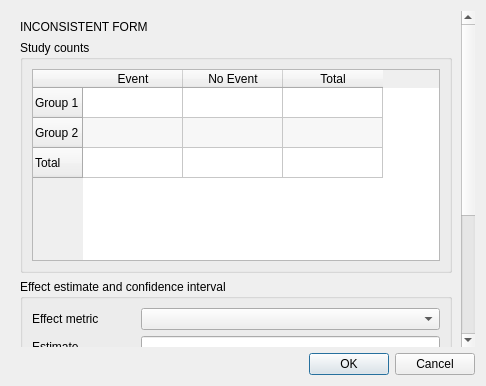
<?xml version="1.0" encoding="UTF-8"?>
<ui version="4.0">
 <class>BinaryDataForm</class>
 <widget class="QDialog" name="BinaryDataForm">
  <property name="geometry"><rect><x>0</x><y>0</y><width>0</width><height>0</height></rect></property>
  <property name="windowTitle"><string>Binary Data</string></property>
  <property name="windowIcon"><iconset resource="../images/icons.qrc"><normaloff>:/misc/meta.png</normaloff>:/misc/meta.png</iconset></property>
  <layout class="QVBoxLayout" name="dialog_layout">
   <item>
    <widget class="QScrollArea" name="content_scroll">
     <property name="frameShape"><enum>QFrame::NoFrame</enum></property>
     <property name="widgetResizable"><bool>true</bool></property>
     <property name="horizontalScrollBarPolicy"><enum>Qt::ScrollBarAsNeeded</enum></property>
     <property name="verticalScrollBarPolicy"><enum>Qt::ScrollBarAsNeeded</enum></property>
     <widget class="QWidget" name="content_widget">
      <property name="geometry"><rect><x>0</x><y>0</y><width>0</width><height>0</height></rect></property>
      <layout class="QVBoxLayout" name="content_layout">
       <item><widget class="QLabel" name="inconsistencyLabel"><property name="text"><string>INCONSISTENT FORM</string></property><property name="wordWrap"><bool>true</bool></property></widget></item>
       <item>
        <widget class="QGroupBox" name="counts_group">
         <property name="title"><string>Study counts</string></property>
         <layout class="QVBoxLayout" name="counts_layout">
          <item>
           <widget class="QTableWidget" name="raw_data_table">
            <property name="accessibleName"><string>Binary study counts</string></property>
            <property name="accessibleDescription"><string>Enter event and non-event counts for each treatment group.</string></property>
            <property name="sizePolicy"><sizepolicy hsizetype="Expanding" vsizetype="Fixed"><horstretch>1</horstretch><verstretch>0</verstretch></sizepolicy></property>
            <property name="horizontalScrollBarPolicy"><enum>Qt::ScrollBarAsNeeded</enum></property>
            <property name="verticalScrollBarPolicy"><enum>Qt::ScrollBarAsNeeded</enum></property>
            <property name="alternatingRowColors"><bool>true</bool></property>
            <property name="rowCount"><number>3</number></property>
            <property name="columnCount"><number>3</number></property>
            <attribute name="horizontalHeaderHighlightSections"><bool>false</bool></attribute>
            <attribute name="verticalHeaderHighlightSections"><bool>false</bool></attribute>
            <row><property name="text"><string>Group 1</string></property></row>
            <row><property name="text"><string>Group 2</string></property></row>
            <row><property name="text"><string>Total</string></property></row>
            <column><property name="text"><string>Event</string></property></column>
            <column><property name="text"><string>No Event</string></property></column>
            <column><property name="text"><string>Total</string></property></column>
           </widget>
          </item>
         </layout>
        </widget>
       </item>
       <item>
        <widget class="QGroupBox" name="groupBox">
         <property name="title"><string>Effect estimate and confidence interval</string></property>
         <layout class="QFormLayout" name="calculator_layout">
          <property name="fieldGrowthPolicy"><enum>QFormLayout::AllNonFixedFieldsGrow</enum></property>
          <property name="rowWrapPolicy"><enum>QFormLayout::WrapLongRows</enum></property>
          <item row="0" column="0"><widget class="QLabel" name="label_17"><property name="text"><string>Effect metric</string></property><property name="buddy"><cstring>effect_cbo_box</cstring></property></widget></item>
          <item row="0" column="1"><widget class="QComboBox" name="effect_cbo_box"><property name="accessibleName"><string>Effect metric</string></property><property name="accessibleDescription"><string>Select the binary effect measure.</string></property><property name="sizePolicy"><sizepolicy hsizetype="Expanding" vsizetype="Fixed"><horstretch>1</horstretch><verstretch>0</verstretch></sizepolicy></property></widget></item>
          <item row="1" column="0"><widget class="QLabel" name="est_lbl"><property name="text"><string>Estimate</string></property><property name="buddy"><cstring>effect_txt_box</cstring></property></widget></item>
          <item row="1" column="1"><widget class="QLineEdit" name="effect_txt_box"><property name="accessibleName"><string>Effect estimate</string></property><property name="accessibleDescription"><string>Enter the effect estimate on the selected metric scale.</string></property></widget></item>
          <item row="2" column="0"><widget class="QLabel" name="ci_label"><property name="toolTip"><string>Confidence interval for the selected effect metric</string></property><property name="text"><string>Confidence interval</string></property><property name="wordWrap"><bool>true</bool></property></widget></item>
          <item row="2" column="1">
           <layout class="QHBoxLayout" name="confidence_layout">
            <item><widget class="QLabel" name="low_lbl"><property name="text"><string>Lower</string></property><property name="buddy"><cstring>low_txt_box</cstring></property></widget></item>
            <item><widget class="QLineEdit" name="low_txt_box"><property name="accessibleName"><string>Lower confidence limit</string></property><property name="accessibleDescription"><string>Enter the lower confidence limit.</string></property></widget></item>
            <item><widget class="QLabel" name="label_23"><property name="text"><string>Upper</string></property><property name="buddy"><cstring>high_txt_box</cstring></property></widget></item>
            <item><widget class="QLineEdit" name="high_txt_box"><property name="accessibleName"><string>Upper confidence limit</string></property><property name="accessibleDescription"><string>Enter the upper confidence limit.</string></property></widget></item>
            <item><widget class="QLabel" name="high_lbl"><property name="text"><string/></property></widget></item>
           </layout>
          </item>
         </layout>
        </widget>
       </item>
       <item>
        <layout class="QHBoxLayout" name="calculator_actions_layout">
         <item><widget class="QPushButton" name="clear_Btn"><property name="text"><string>Clear Form</string></property></widget></item>
         <item><spacer name="calculator_actions_spacer"><property name="orientation"><enum>Qt::Horizontal</enum></property><property name="sizeHint" stdset="0"><size><width>40</width><height>20</height></size></property></spacer></item>
         <item><widget class="QPushButton" name="back_calc_btn"><property name="enabled"><bool>false</bool></property><property name="text"><string>Back-Calculate Table</string></property></widget></item>
        </layout>
       </item>
       <item><widget class="QLabel" name="event_lbl_3"><property name="text"><string/></property></widget></item>
       <item><widget class="QLabel" name="label_18"><property name="text"><string/></property></widget></item>
       <item><widget class="QLabel" name="label_19"><property name="text"><string/></property></widget></item>
       <item><widget class="QLabel" name="label_20"><property name="text"><string/></property></widget></item>
       <item><widget class="QLabel" name="label_21"><property name="text"><string/></property></widget></item>
       <item><widget class="QLabel" name="label_22"><property name="text"><string/></property></widget></item>
      </layout>
     </widget>
    </widget>
   </item>
   <item><widget class="QDialogButtonBox" name="buttonBox"><property name="orientation"><enum>Qt::Horizontal</enum></property><property name="standardButtons"><set>QDialogButtonBox::Cancel|QDialogButtonBox::Ok</set></property></widget></item>
  </layout>
 </widget>
 <tabstops>
  <tabstop>raw_data_table</tabstop><tabstop>clear_Btn</tabstop><tabstop>back_calc_btn</tabstop><tabstop>effect_cbo_box</tabstop><tabstop>effect_txt_box</tabstop><tabstop>low_txt_box</tabstop><tabstop>high_txt_box</tabstop><tabstop>buttonBox</tabstop>
 </tabstops>
 <resources><include location="../images/icons.qrc"/></resources>
 <connections>
  <connection><sender>buttonBox</sender><signal>rejected()</signal><receiver>BinaryDataForm</receiver><slot>reject()</slot><hints/></connection>
  <connection><sender>buttonBox</sender><signal>accepted()</signal><receiver>BinaryDataForm</receiver><slot>accept()</slot><hints/></connection>
 </connections>
</ui>
